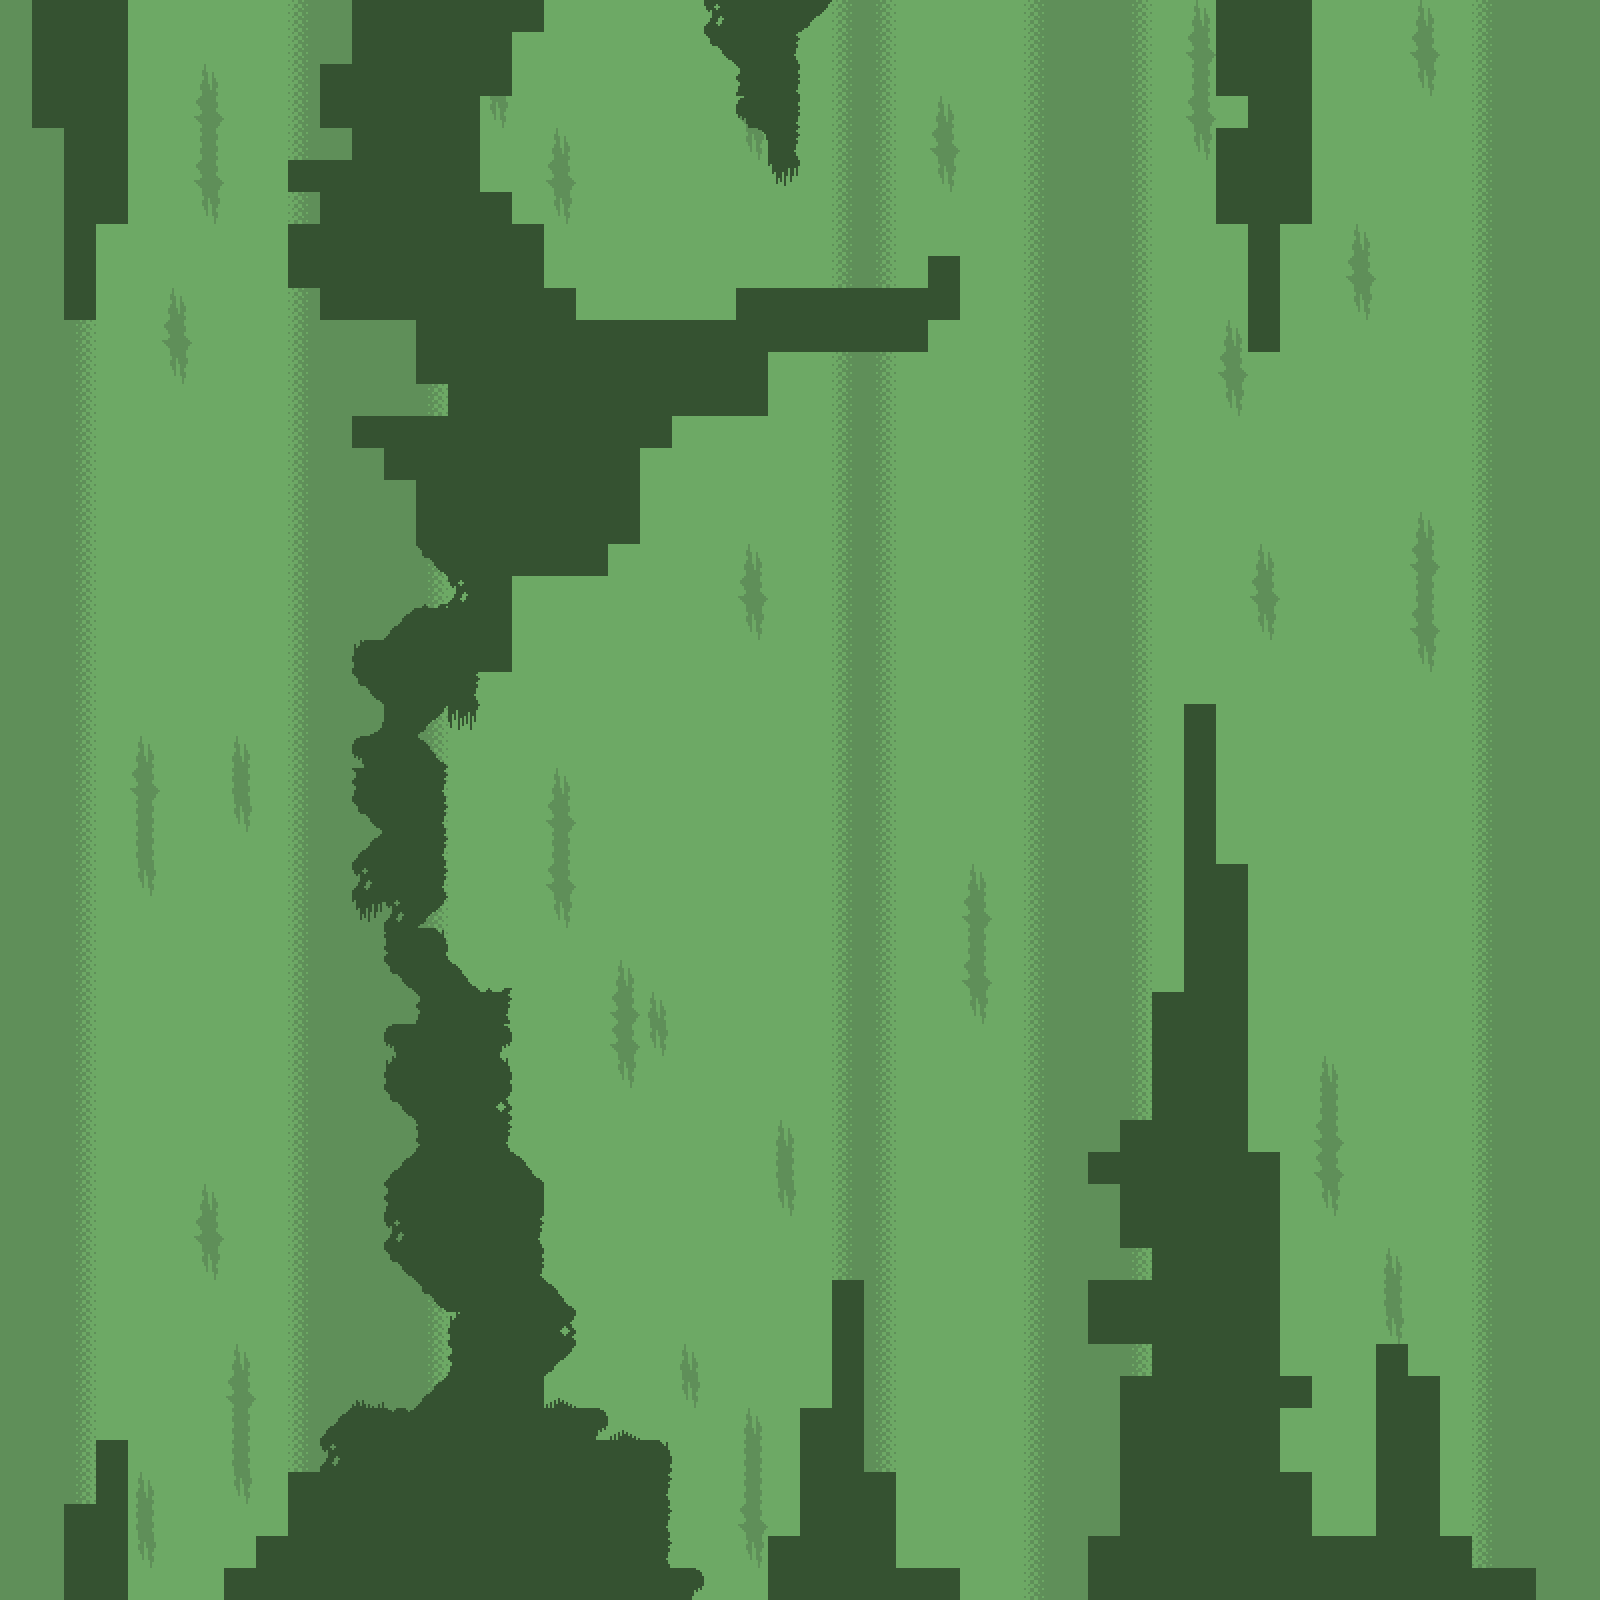

This game map was drawn from its Tiled (.tmx) file and the tilesets committed beside it. A one-line description and the trimmed map source follow:
An orthogonal 50x50 tile map with 32x32 px tiles, 2 tile layers (Background, "Middle"ground), 1 hidden layer not drawn and 22 objects.

<map version="1.0" orientation="orthogonal" width="50" height="50" tilewidth="32" tileheight="32" backgroundcolor="#6da965">
 <tileset firstgid="1" name="mininicular" tilewidth="32" tileheight="32">
  <image source="../res/images/mininicular.png" width="256" height="256" />
 </tileset>
 <layer name="Background" width="50" height="50">
  <data>[2500 cells, 2500 non-empty, 8 distinct tile ids]</data>
 </layer>
 <layer name="&quot;Middle&quot;ground" width="50" height="50">
  <data>[2500 cells, 541 non-empty, 24 distinct tile ids]</data>
 </layer>
 <layer name="Foreground" width="50" height="50" visible="0">
  <data>[2500 cells, 1485 non-empty, 28 distinct tile ids]</data>
 </layer>
 <objectgroup name="Platforms" width="50" height="50" visible="0">
  <object x="22" y="1405">
   <polyline points="2,0 3,127 37,167 77,168 102,136 202,135 237,100 240,72 303,70 305,39 458,39 488,70" />
  </object>
  <object x="419" y="1346">
   <properties>
    <property name="jump_through" value="true" />
   </properties>
   <polyline points="0,0 59,0 59,18 16,40 -1,29 0,1" />
  </object>
  <object x="263" y="1252">
   <polyline points="0,0 -1,27 33,64 57,61 76,57 87,41 65,29 46,0 0,-1" />
  </object>
  <object x="25" y="1406">
   <polyline points="0,0 33,-31 33,-67 70,-66 100,-95 101,-125 121,-131 133,-155 99,-157 98,-191 99,-261 131,-287 133,-317 231,-321 257,-348" />
  </object>
  <object x="389" y="1157">
   <polyline points="0,0 -3,27 29,60 57,61 57,-4 -1,-4" />
  </object>
  <object x="512" y="1474">
   <polyline points="0,0 33,1 60,31 162,34 194,67 322,66 325,12 356,-10 355,-34 385,-64" />
  </object>
  <object x="613" y="1280">
   <polyline points="0,0 28,-29 149,-28 123,1 1,0" />
  </object>
  <object x="281" y="1057">
   <polyline points="0,0 4,-39 61,-36 32,-73 32,-199 73,-232 147,-229 172,-199 200,-197 259,-259 259,-348 135,-349 103,-383" />
  </object>
  <object x="895" y="1409">
   <polyline points="0,0 35,3 64,-31 103,-30 101,-98 137,-135 133,-161 165,-192 255,-189 284,-160" />
  </object>
  <object x="1181" y="1250">
   <polyline points="0,0 50,57 90,97 117,104 119,182 139,208 225,203" />
  </object>
  <object x="1404" y="1452">
   <polyline points="0,0 46,-32 50,-96 77,-99 93,-177" />
  </object>
  <object x="1494" y="1273">
   <polyline points="0,0 -10,-42 -33,-59 -36,-94 -84,-103 -113,-133 -159,-131 -199,-131 -232,-155 -223,-174 -262,-220 -303,-226 -354,-218 -347,-247 -395,-263" />
  </object>
  <object x="1098" y="1010">
   <polyline points="0,0 -84,6 -107,36 -146,40 -175,67 -228,70 -252,40 -321,34 -353,8 -351,-14 -389,-56 -387,-139 -323,-140 -319,-169 -229,-166 -227,-201 -73,-199 -64,-233 -15,-234" />
  </object>
  <object x="1137" y="741">
   <polyline points="0,0 71,3 71,36 133,35 136,89 138,99 166,98 169,120" />
  </object>
  <object x="1305" y="861">
   <polyline points="0,0 14,13 42,13 47,10 48,-161 17,-170 12,-202 -19,-199 -20,-241 -33,-232 -79,-230 -81,-268 -169,-263 -172,-298 -226,-299 -231,-271 -291,-266 -495,-261 -496,-314 -506,-331 -530,-328 -529,-353" />
  </object>
  <object x="770" y="503">
   <polyline points="0,0 -281,0" />
  </object>
  <object x="477" y="964">
   <polyline points="92,1 96,24 69,50 65,27 -21,29 4,-1" />
  </object>
  <object x="489" y="497">
   <polyline points="0,0 -1,-107 60,-106 87,-118 81,-158 71,-171 123,-171 134,-205 213,-199 242,-169 283,-167 314,-137 369,-137 369,-105 498,-104 497,-75 579,-74" />
  </object>
  <object x="1085" y="774">
   <polyline points="0,0 17,-30 50,-33" />
  </object>
  <object x="382" y="673">
   <polyline points="0,0 -73,0 -68,-121 -104,-124 -103,-159 -126,-188 -165,-191 -165,-322 -233,-388 -231,-444 -291,-443 -295,-548 -255,-580 -222,-580 -186,-546 -73,-548 -71,-576 -37,-608 -38,-645 102,-645 130,-616 189,-615" />
  </object>
  <object x="485" y="964">
   <polyline points="0,0 83,0" />
  </object>
  <object x="616" y="714">
   <polyline points="0,0 -3,54 18,55 56,16 80,18 80,-5 0,-6" />
  </object>
 </objectgroup>
</map>